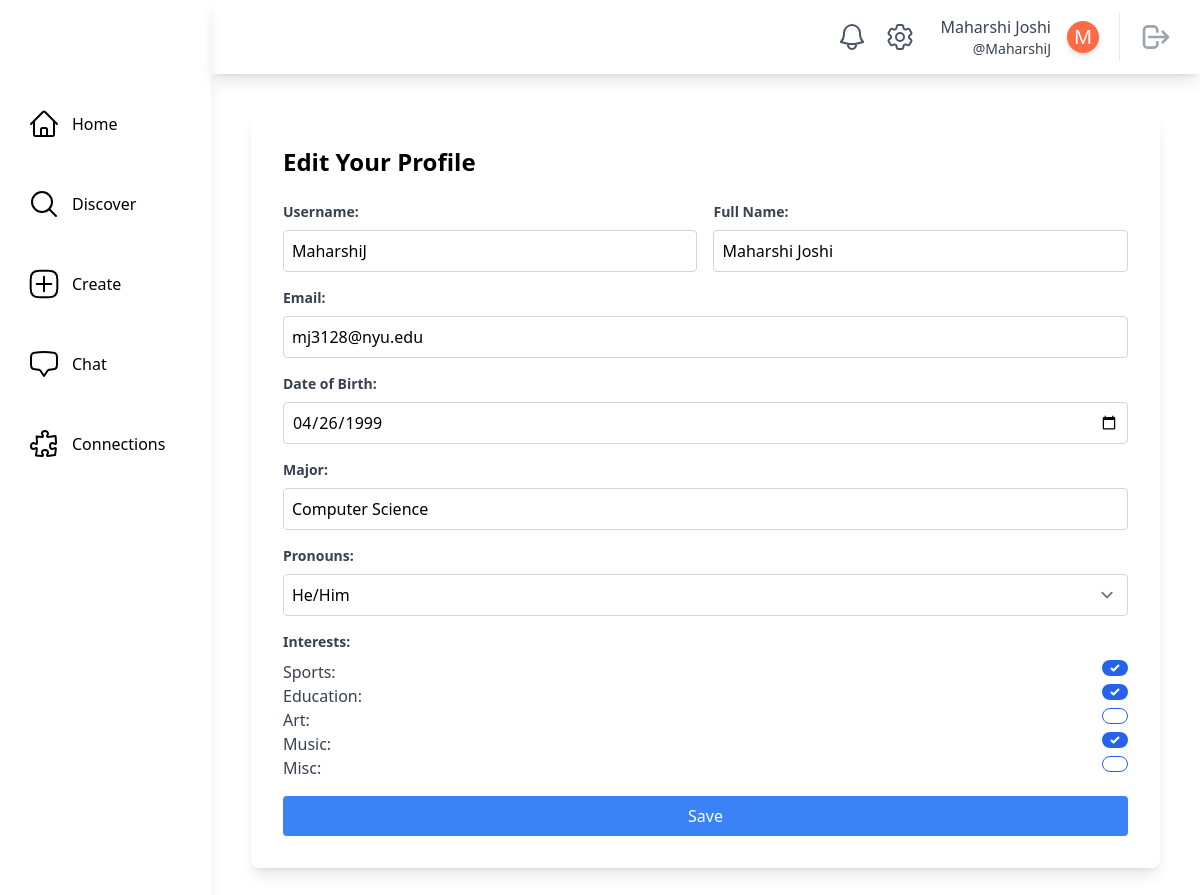
Screenshot of /profile/MaharshiJ/edit (signed in) with the database file from the repository.
### main/models.py (models this page shows, shortened)
class SocialUser(AbstractUser):
    class Pronouns(models.IntegerChoices):
        SHE = 1, _("She/Her")
        HE = 2, _("He/Him")
        THEY = 3, _("They/Them")
        OTHER = 4, _("Other/Prefer Not To Say")
    username = models.CharField(max_length=30, unique=True)
    email = models.EmailField(unique=True, default="@nyu.edu")
    full_name = models.CharField(max_length=50, default="")
    pronouns = models.IntegerField(default=Pronouns.OTHER, choices=Pronouns.choices)
    date_of_birth = models.DateField(null=True, validators=[validate_age])
    major = models.CharField(max_length=100, default="undeclared")
    tags = models.ManyToManyField(InterestTag, related_name="tags")
    profile_picture = models.ImageField(
        upload_to="profile_pics/", null=True, blank=True
    )
    timestamp = models.DateTimeField("timestamp", default=timezone.now)  # joined

class InterestTag(models.Model):
    name = models.CharField(max_length=50, unique=True)
    class Meta:
        db_table = "interest_tags"
        verbose_name_plural = "Interest Tags"
    def __str__(self):
        return self.name

### main/views.py (the view, shortened to what this page needs)
@method_decorator(login_required, name="dispatch")
class EditProfileView(LoginRequiredMixin, generic.UpdateView):
    model = SocialUser
    form_class = EditProfileForm
    template_name = "main/edit_profile_page.html"
    context_object_name = "profile"
    def get_initial(self):
        initial = super().get_initial()
        initial["username"] = self.request.user.username
        initial["email"] = self.request.user.email
        initial["full_name"] = self.request.user.full_name
        initial["pronouns"] = self.request.user.pronouns
        initial["date_of_birth"] = self.request.user.date_of_birth
        initial["major"] = self.request.user.major
        initial["interests"] = self.request.user.tags.all()
        return initial
    def get_object(self, queryset=None):
        return get_object_or_404(SocialUser, username=self.kwargs["username"])
    def dispatch(self, request, *args, **kwargs):
        viewed_username = self.kwargs["username"]
        if self.request.user.username != viewed_username:
            return self.handle_no_permission()
        return super().dispatch(request, *args, **kwargs)

### main/models.py (called while the page is built)
    @classmethod
    def count_unread_notifications(cls, user):
        return (
            cls.objects.filter(models.Q(recipient_user=user, is_read=False))
            .all()
            .order_by("-timestamp")
            .count()
        )

### theme/templatetags/theme_customfilters.py (called while the page is built)
@register.filter
def count_unread_notifications(user):
    return Notification.count_unread_notifications(user)

### main/templates/main/edit_profile_page.html (shortened to what this page needs)
{% extends "base.html" %}
{% block content %}
    <div class="bg-white rounded-lg shadow-lg p-8 m-10">
        <h2 class="text-2xl font-semibold mb-6">Edit Your Profile</h2>
        <form method="post">
            <div class="flex mb-4">
                <div class="w-1/2 pr-2">
                    <label for="{{ form.username.id_for_label }}"
                           class="block text-gray-700 text-sm font-bold mb-2">Username:</label>
                    {{ form.username }}
                </div>
                <div class="w-1/2 pl-2">
                    <label for="{{ form.full_name.id_for_label }}"
                           class="block text-gray-700 text-sm font-bold mb-2">Full Name:</label>
                    {{ form.full_name }}
                </div>
            </div>
            <div class="mb-4">
                <label for="{{ form.email.id_for_label }}"
                       class="block text-gray-700 text-sm font-bold mb-2">Email:</label>
                {{ form.email }}
            </div>
            <div class="mb-4">
                <label for="{{ form.date_of_birth.id_for_label }}"
                       class="block text-gray-700 text-sm font-bold mb-2">Date of Birth:</label>
                {{ form.date_of_birth }}
            </div>
            <div class="mb-4">
                <label for="{{ form.major.id_for_label }}"
                       class="block text-gray-700 text-sm font-bold mb-2">Major:</label>
                {{ form.major }}
            </div>
            <div class="mb-4">
                <label for="{{ form.pronouns.id_for_label }}"
                       class="block text-gray-700 text-sm font-bold mb-2">Pronouns:</label>
                {{ form.pronouns }}
            </div>
            <div class="mb-4">
                <label for="{{ form.interests.id_for_label }}"
                       class="block text-gray-700 text-sm font-bold mb-2">Interests:</label>
                {% for interest in form.interests %}
                    <label class="flex flex-row justify-between">
                        <span class="text-gray-700">{{ interest.choice_label }}:</span>
                        {{ interest.tag }}
                    </label>
                {% endfor %}
            </div>
            <button type="submit"
                    class="w-full bg-blue-500 text-white p-2 rounded hover:bg-blue-700">Save
            </button>
        </form>
    </div>
{% endblock content %}

### theme/templates/base.html (shortened to what this page needs)
{% load static tailwind_tags %}
{% load theme_customfilters %}
<!DOCTYPE html>
<html lang="en">
    <head>
        {% tailwind_css %}
    </head>
    <body class="flex bg-white min-h-screen">
        {% if user.is_authenticated %}
            <div class="h-screen w-full bg-white relative flex overflow-hidden">
                <aside class="h-full shadow-lg w-64 flex flex-col space-y-10 items-start relative bg-white text-black">
                    <div class="h-16 flex items-center w-full">
                    </div>
                    <a href="{% url 'main:home' %}"
                       class="flex items-center ml-6 p-1 rounded hover:bg-gray-100 focus:bg-gray-100 transition duration-200 transform hover:scale-110">
                        <span class="ml-3">Home</span>
                    </a>
                    <a href="{% url 'main:discover' %}"
                       class="flex items-center ml-6 p-1 rounded hover:bg-gray-100 focus:bg-gray-100 transition duration-200 transform hover:scale-110">
                        <svg xmlns="http://www.w3.org/2000/svg"
                             fill="none"
                             viewBox="0 0 24 24"
                             stroke-width="1.5"
                             stroke="currentColor"
                             class="w-8 h-8">
                            <path stroke-linecap="round" stroke-linejoin="round" d="M21 21l-5.197-5.197m0 0A7.5 7.5 0 105.196 5.196a7.5 7.5 0 0010.607 10.607z" />
                        </svg>
                        <span class="ml-3">Discover</span>
                    </a>
                    <a href="{% url 'posts:create_post' %}"
                       class="flex items-center ml-6 p-1 rounded hover:bg-gray-100 focus:bg-gray-100 transition duration-200 transform hover:scale-110">
                        <span class="ml-3">Create</span>
                    </a>
                    <a href="{% url 'chat:chat_room_list' %}"
                       class="flex items-center ml-6 p-1 rounded hover:bg-gray-100 focus:bg-gray-100 transition duration-200 transform hover:scale-110">
                        <span class="ml-3">Chat</span>
                    </a>
                    <a href="{% url 'main:connections' user.username %}"
                       class="flex items-center ml-6 p-1 rounded hover:bg-gray-100 focus:bg-gray-100 transition duration-200 transform hover:scale-110">
                        <span class="ml-3">Connections</span>
                    </a>
                </aside>
                <div class="w-full h-full flex flex-col justify-between">
                    <header class="h-20 w-full flex items-center relative justify-end px-5 shadow-lg">
                        <a href="{% url 'main:notifications' user.username %}"
                           class="relative p-2 text-gray-600 hover:bg-gray-100 hover:text-gray-600 focus:bg-gray-100 focus:text-gray-600 rounded-full">
                           <span class="absolute top-1 left-6 text-xs bg-red-500 text-white font-medium px-1 shadow-lg rounded-full border-2 border-white">
                           </span>
                        </a>
                            <a href="{% url 'main:settings' user.username %}"
                            class="relative p-2 text-gray-600 hover:bg-gray-100 hover:text-gray-600 focus:bg-gray-100 focus:text-gray-600 rounded-full">
                        </a>
                        <a href="{% url 'main:profile_page' user.username %}"
                           class="rounded hover:bg-gray-100 hover:text-gray-600 focus:bg-gray-100 focus:text-gray-600 px-2 ml-2">
                            <div class="flex flex-shrink-0 items-center space-x-4 text-gray-700">
                                <div class="flex flex-col items-end ">
                                    <div class="text-md font-medium ">{{ user.full_name|capfirst }}</div>
                                    <div class="text-sm font-regular">@{{ user.username }}</div>
                                </div>
                                <div class="rounded-full h-8 w-8 bg-[#ff6a45] flex items-center justify-center shadow-md border-white transition duration-200 transform hover:scale-110">
                                    {% if user.profile_picture %}
                                        {% comment %} Profile Picture with same shape {% endcomment %}
                                    {% else %}
                                            <span class="text-white text-xl">{{ user.full_name|first|capfirst }}</span>
                                    {% endif %}
                                </div>
                            </div>
                        </a>
                        <div class="border-l pl-3 ml-3 space-x-1">
                            <button class="relative p-2 text-gray-400 hover:bg-gray-100 hover:text-gray-600 focus:bg-gray-100 focus:text-gray-600 rounded-full">
                                <a href="{% url 'main:logout' %}">
                                    <svg aria-hidden="true"
                                         fill="none"
                                         viewBox="0 0 24 24"
                                         stroke="currentColor"
                                         class="h-8 w-8">
                                        <path stroke-linecap="round" stroke-linejoin="round" stroke-width="2" d="M17 16l4-4m0 0l-4-4m4 4H7m6 4v1a3 3 0 01-3 3H6a3 3 0 01-3-3V7a3 3 0 013-3h4a3 3 0 013 3v1" />
                                    </svg>
                                </a>
                            </button>
                        </div>
                    </header>
                    <main class="max-w-full h-full flex flex-col relative overflow-auto">
                        {% block content %}
                        {% endblock content %}
                    </main>
                </div>
            </div>
        {% endif %}
    </body>
</html>

### rows the page displays
SocialUser: full_name "Maharshi Joshi", username "MaharshiJ", full_name|first "M", email "mj3128@nyu.edu", date_of_birth "04/26/1999", major "Computer Science", pronouns "He/Him"
InterestTag: choice_label "Sports"
InterestTag: choice_label "Education"
InterestTag: choice_label "Art"
InterestTag: choice_label "Music"
InterestTag: choice_label "Misc"
